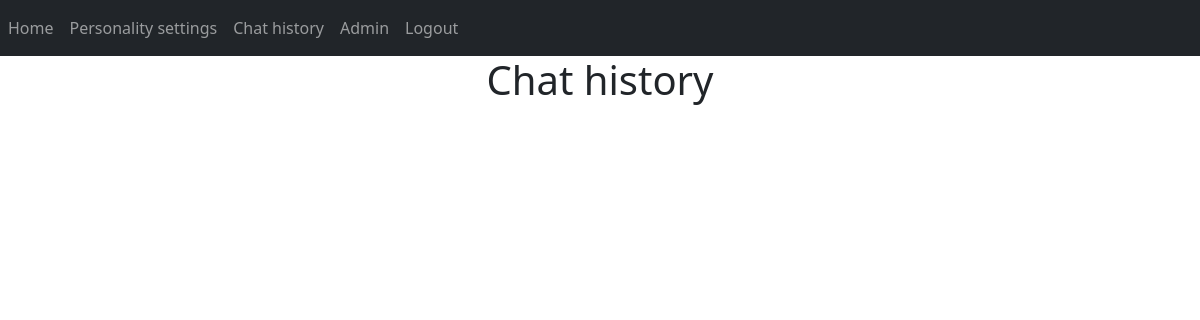
Before: /chathistory (signed in) with the older database file.
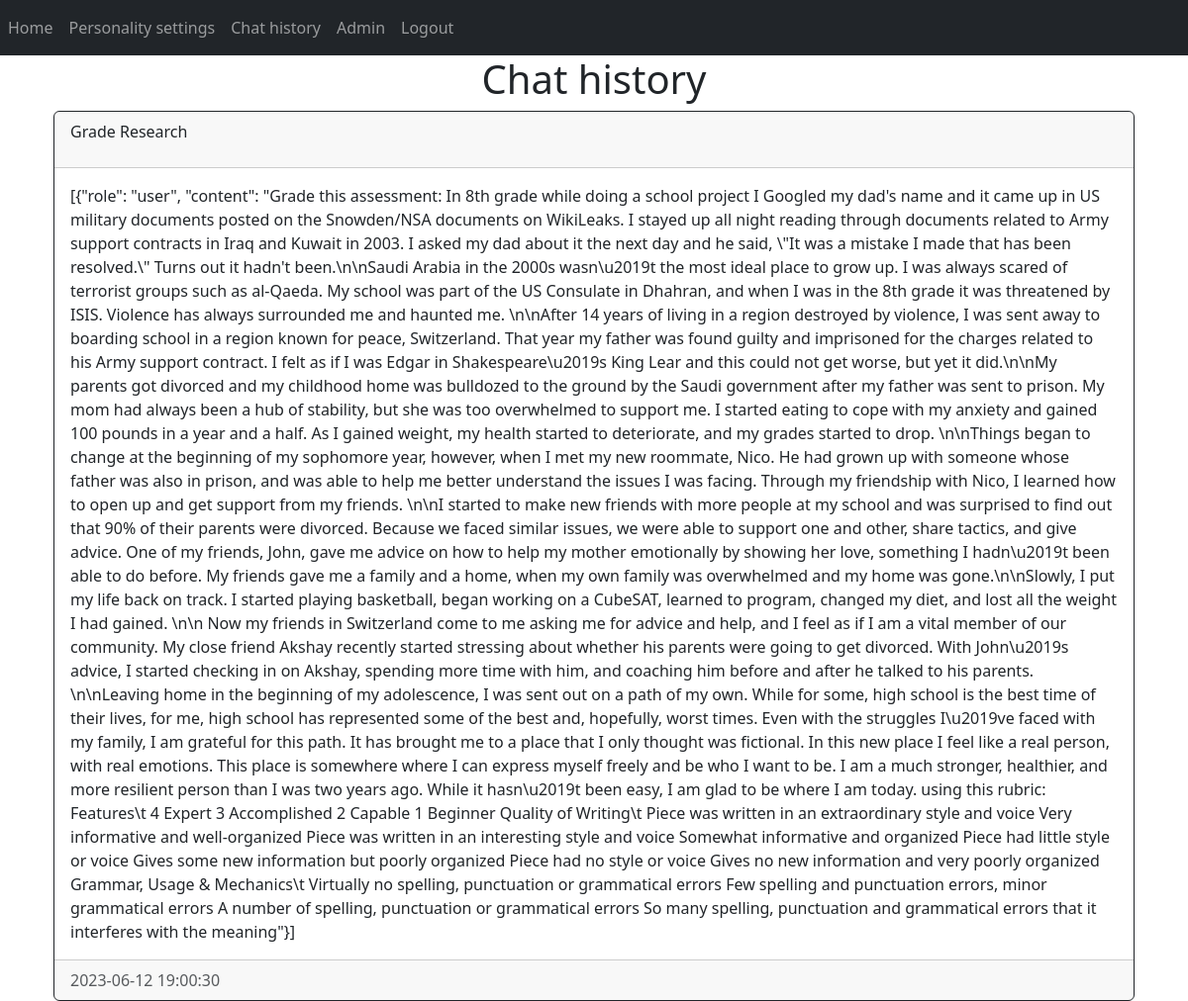
After: the same page with the newer database file.
### website/models.py (models this page shows)
class Chat(db.Model):
    id = db.Column(db.Integer, primary_key=True)
    course = db.Column(db.Text, nullable=False)
    chatlog = db.Column(db.String)
    date_created = db.Column(db.DateTime(timezone=True), default=func.now())
    student = db.Column(db.Integer, db.ForeignKey('user.id', ondelete="CASCADE"), nullable=False)

### website/views.py (the view)
@views.route('/chathistory')
@login_required
def chathistory():
    chats = Chat.query.filter_by(student=current_user.id).all()
    return render_template("chathistory.html", user=current_user, chats=chats)

### website/__init__.py (called while the page is built)
def create_app():
    app = Flask(__name__)
    app.config['SECRET_KEY'] = 'hjhjhdjas'
    app.config['SQLALCHEMY_DATABASE_URI'] = f'sqlite:///{DB_NAME}'
    db.init_app(app)
    from .views import views
    from .auth import auth
    app.register_blueprint(views, url_prefix='/')
    app.register_blueprint(auth, url_prefix='/')
    from .models import User, Chat, LearningStyle, Rubric
    with app.app_context():
        db.create_all()
    login_manager = LoginManager()
    login_manager.login_view = 'auth.login'
    login_manager.init_app(app)
    @login_manager.user_loader
    def load_user(id):
        return User.query.get(int(id))
    return app

### website/templates/chathistory.html
{% extends "base.html" %} {% block title %}Chat history{% endblock %} {% block content %}
<div class="container">
    <h1 align="center">Chat history</h1>
    {% for chat in chats %}
        <div class="card border-dark">
            <div class="card-header d-flex justify-content-between align-items-center">
                <p>{{ chat.course }}</p>
            </div>
            <div class="card-body">
                <div class="card-text">{{ chat.chatlog.replace('\n', '<br>')|safe }}</div>
            </div>
            <div class="card-footer text-muted">{{ chat.date_created }}</div>
        </div>
    {% endfor %}
</div>
{% endblock %}

### website/templates/base.html (shortened to what this page needs)
<!DOCTYPE html>
<html>
<head>
    <link href="https://cdn.jsdelivr.net/npm/bootstrap@5.3.0/dist/css/bootstrap.min.css" rel="stylesheet"
>
</head>
<body>
    <nav class="navbar navbar-expand-lg navbar-dark bg-dark">
        <div class="collapse navbar-collapse" id="navbar">
            <div class="navbar-nav">
                {% if user.is_authenticated %}
                <a class="nav-item nav-link" id="home" href="/">Home</a>
                <a class="nav-item nav-link" id="personality" href="/personality">Personality settings</a>
                <a class="nav-item nav-link" id="chathistory" href="/chathistory">Chat history</a>
                {% if current_user.admin %}
                <a class="nav-item nav-link" id="admin" href="/admin">Admin</a>
                {% endif %}
                <a class="nav-item nav-link" id="logout" href="/logout">Logout</a>
                {% else %}
                <a class="nav-item nav-link" id="login" href="/login">Login</a>
                <a class="nav-item nav-link" id="register" href="/register">Register</a>
                {% endif %}
            </div>
        </div>
    </nav>
    <div class="container">
        {% block content%}
        {% endblock %}
    </div>
</body>
</html>

Changed rows visible on the page:
added Chat: course "Grade Research", chatlog.replace "[{\"role\": \"user\", \"content\": \"Grade this assessment: In 8th grade while doing a school project I Googled my dad's name and it came up in US military documents posted on the Snowden/NSA documents on WikiLeaks. I stayed up all night reading through documents related to Army support contracts in Iraq and Kuwait in 2003. I asked my dad about it the next day and he said, \\\"It was a mistake I made that has been resolved.\\\" Turns out it hadn't been.\\n\\nSaudi Arabia in the 2000s wasn\\u2019t the most ideal place to grow up. I was always scared of terrorist groups such as al-Qaeda. My school was part of the US Consulate in Dhahran, and when I was in the 8th grade it was threatened by ISIS. Violence…", date_created "2023-06-12 19:00:30"
